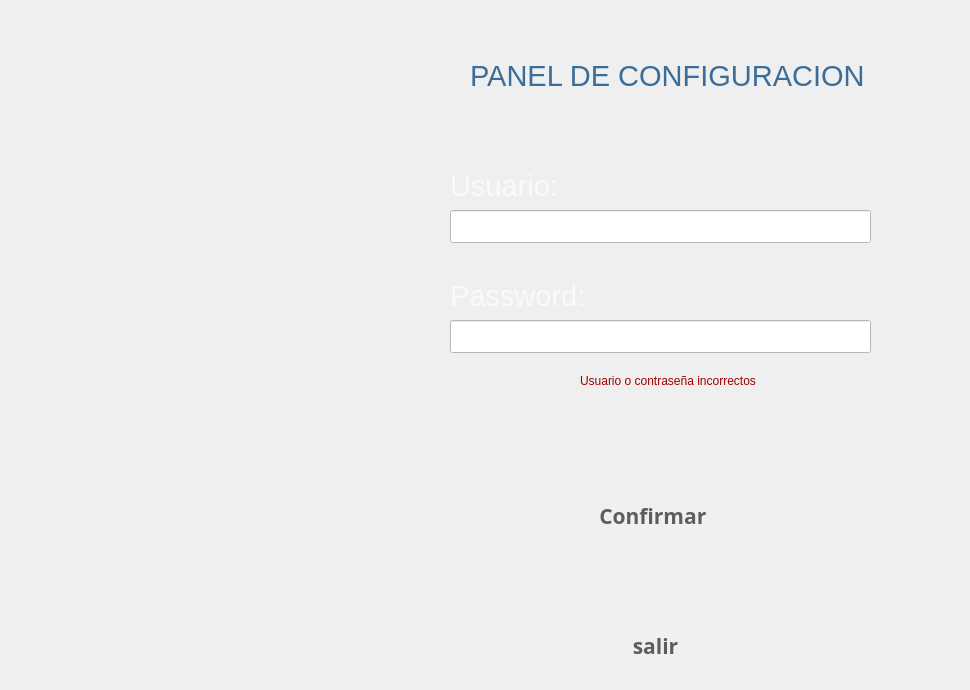
   <widget class="QWidget" name="page_11">
    <widget class="QPushButton" name="bentrar">
     <property name="geometry">
      <rect>
       <x>530</x>
       <y>480</y>
       <width>251</width>
       <height>71</height>
      </rect>
     </property>
     <property name="font">
      <font>
       <family>Ubuntu Mono</family>
       <pointsize>16</pointsize>
       <weight>75</weight>
       <italic>false</italic>
       <bold>true</bold>
       <underline>false</underline>
      </font>
     </property>
     <property name="toolTip">
      <string>Ayuda</string>
     </property>
     <property name="toolTipDuration">
      <number>3</number>
     </property>
     <property name="whatsThis">
      <string extracomment="help"/>
     </property>
     <property name="styleSheet">
      <string notr="true">background-color:rgb(240, 240, 240);
color:rgb(93, 93, 93);
border-radius:80%</string>
     </property>
     <property name="text">
      <string>Confirmar </string>
     </property>
     <property name="icon">
      <iconset>
       <normaloff>../../../../../../../media/pi/persistence/home/cajsSATELITE/eum/app/cajeroF/iconos/fl.png</normaloff>../../../../../../../media/pi/persistence/home/cajsSATELITE/eum/app/cajeroF/iconos/fl.png</iconset>
     </property>
     <property name="iconSize">
      <size>
       <width>40</width>
       <height>40</height>
      </size>
     </property>
    </widget>
    <widget class="QLabel" name="ltime_48">
     <property name="geometry">
      <rect>
       <x>450</x>
       <y>170</y>
       <width>381</width>
       <height>31</height>
      </rect>
     </property>
     <property name="font">
      <font>
       <family>Segoe UI</family>
       <pointsize>22</pointsize>
       <weight>50</weight>
       <italic>false</italic>
       <bold>false</bold>
      </font>
     </property>
     <property name="styleSheet">
      <string notr="true">background-color:transparent;
color:rgb(250, 250, 250)
</string>
     </property>
     <property name="text">
      <string>Usuario:</string>
     </property>
    </widget>
    <widget class="QPushButton" name="bsalirLogin">
     <property name="geometry">
      <rect>
       <x>530</x>
       <y>610</y>
       <width>251</width>
       <height>71</height>
      </rect>
     </property>
     <property name="font">
      <font>
       <family>Ubuntu Mono</family>
       <pointsize>16</pointsize>
       <weight>75</weight>
       <italic>false</italic>
       <bold>true</bold>
       <underline>false</underline>
      </font>
     </property>
     <property name="toolTip">
      <string>Ayuda</string>
     </property>
     <property name="toolTipDuration">
      <number>3</number>
     </property>
     <property name="whatsThis">
      <string extracomment="help"/>
     </property>
     <property name="styleSheet">
      <string notr="true">background-color:rgb(240, 240, 240);
color:rgb(93, 93, 93);
border-radius:80%</string>
     </property>
     <property name="text">
      <string>salir</string>
     </property>
     <property name="icon">
      <iconset>
       <normaloff>../../../../../../../media/pi/persistence/home/cajsSATELITE/eum/app/cajeroF/iconos/fb5.png</normaloff>../../../../../../../media/pi/persistence/home/cajsSATELITE/eum/app/cajeroF/iconos/fb5.png</iconset>
     </property>
     <property name="iconSize">
      <size>
       <width>40</width>
       <height>40</height>
      </size>
     </property>
    </widget>
    <widget class="QLineEdit" name="lusu">
     <property name="geometry">
      <rect>
       <x>450</x>
       <y>210</y>
       <width>421</width>
       <height>33</height>
      </rect>
     </property>
     <property name="styleSheet">
      <string notr="true">background-color:white;
color:black;</string>
     </property>
    </widget>
    <widget class="QLabel" name="ltime_49">
     <property name="geometry">
      <rect>
       <x>450</x>
       <y>280</y>
       <width>391</width>
       <height>31</height>
      </rect>
     </property>
     <property name="font">
      <font>
       <family>Segoe UI</family>
       <pointsize>22</pointsize>
       <weight>50</weight>
       <italic>false</italic>
       <bold>false</bold>
      </font>
     </property>
     <property name="styleSheet">
      <string notr="true">background-color:transparent;
color:rgb(250, 250, 250)
</string>
     </property>
     <property name="text">
      <string>Password:</string>
     </property>
    </widget>
    <widget class="QLabel" name="ltime_50">
     <property name="geometry">
      <rect>
       <x>470</x>
       <y>60</y>
       <width>491</width>
       <height>31</height>
      </rect>
     </property>
     <property name="font">
      <font>
       <family>Segoe UI</family>
       <pointsize>22</pointsize>
       <weight>50</weight>
       <italic>false</italic>
       <bold>false</bold>
      </font>
     </property>
     <property name="styleSheet">
      <string notr="true">background-color:transparent;
color:rgb(59, 109, 153);

</string>
     </property>
     <property name="text">
      <string>PANEL DE CONFIGURACION</string>
     </property>
    </widget>
    <widget class="QLabel" name="lerror1">
     <property name="enabled">
      <bool>true</bool>
     </property>
     <property name="geometry">
      <rect>
       <x>580</x>
       <y>370</y>
       <width>321</width>
       <height>21</height>
      </rect>
     </property>
     <property name="styleSheet">
      <string notr="true">color:rgb(158, 1, 1)
</string>
     </property>
     <property name="text">
      <string>Usuario o contraseña incorrectos</string>
     </property>
    </widget>
    <widget class="QLineEdit" name="lcont">
     <property name="geometry">
      <rect>
       <x>450</x>
       <y>320</y>
       <width>421</width>
       <height>33</height>
      </rect>
     </property>
     <property name="styleSheet">
      <string notr="true">background-color:white;
color:black;</string>
     </property>
     <property name="echoMode">
      <enum>QLineEdit::Password</enum>
     </property>
    </widget>
   </widget>
